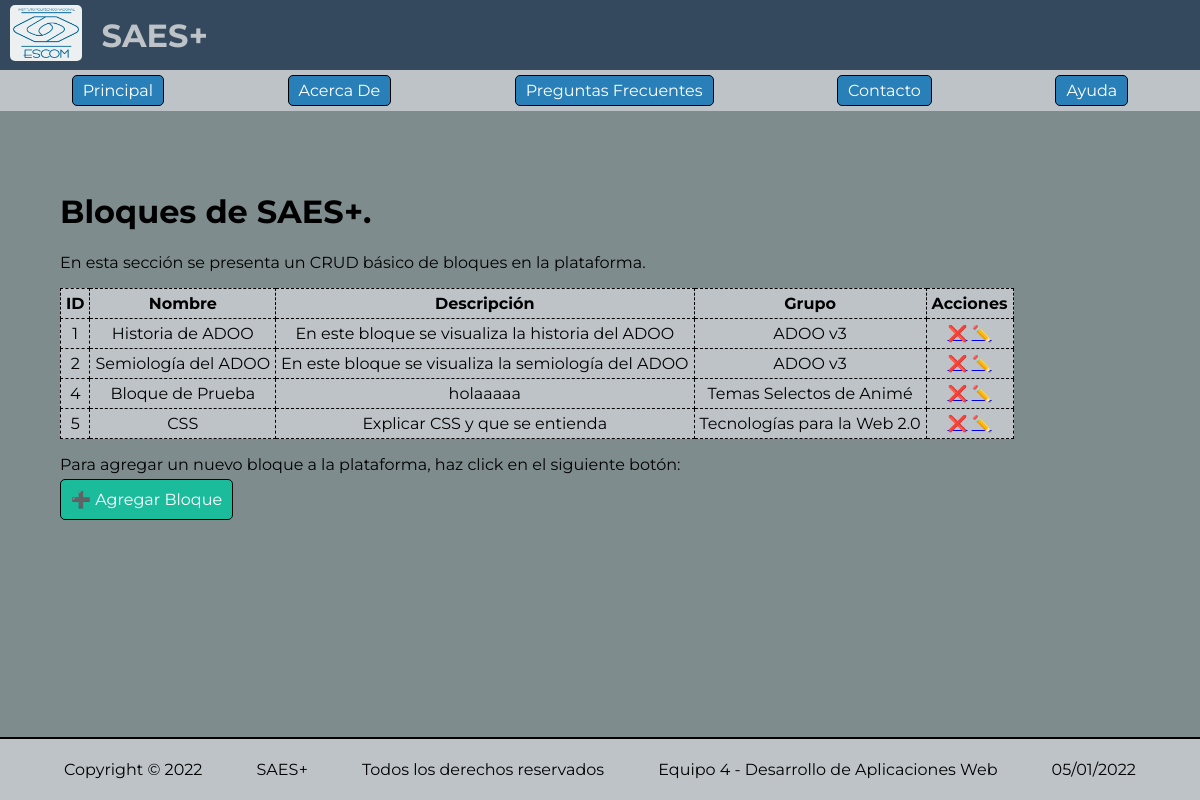
The page /admin/bloques.php on the database its author committed.
### tables this page shows
CREATE TABLE `bloques` (
  `id` int NOT NULL AUTO_INCREMENT,
  `nombre` varchar(100) NOT NULL,
  `descripcion` varchar(100) NOT NULL,
  `id_grupo` int NOT NULL,
  PRIMARY KEY (`id`)
);

CREATE TABLE `grupos` (
  `id` int NOT NULL AUTO_INCREMENT,
  `nombre` varchar(100) NOT NULL,
  PRIMARY KEY (`id`)
);

### src/sesion.php (called while the page is built, shortened)
<?php
$sesion_iniciada = isset($_SESSION["sesion_iniciada"]);

### src/bloque/db_bloque.php (called while the page is built, shortened)
<?php
include_once(dirname(dirname(dirname(__FILE__))) . "/src/db.php");
include_once(dirname(dirname(dirname(__FILE__))) . "/src/grupo/servicio_grupo.php");
class DBBloque
{
  private $conexion;
  public function __construct()
  {
    $claseConexion = new Conexion();
    $this->conexion = $claseConexion->obtenerConexion();
  }
  private function fila_a_modelo($fila_bloque)
  {
    $bloque = new Bloque();
    $bloque->id = $fila_bloque["id"];
    $bloque->nombre = $fila_bloque["nombre"];
    $bloque->descripcion = $fila_bloque["descripcion"];
    $bloque->id_grupo = $fila_bloque["id_grupo"];
    $servicio_grupo = new ServicioGrupo();
    $bloque->grupo = $servicio_grupo->obtenerGrupoPorID($bloque->id_grupo);
    return $bloque;
  }
  public function obtener_todos()
  {
    $consulta = "SELECT * FROM bloques";
    $resultado = $this->conexion->query($consulta);
    $bloques = array();
    while ($fila = $resultado->fetch_assoc()) {
      $bloques[] = $this->fila_a_modelo($fila);
    }
    return $bloques;
  }
}

### src/db.php (called while the page is built, shortened)
<?php
class Conexion
{
  private $db_con;
  public function __construct()
  {
    $this->db_con = new mysqli(Config::$db_host, Config::$db_user, Config::$db_pass, Config::$db_name);
  }
  public function obtenerConexion()
  {
    return $this->db_con;
  }
}

### src/bloque/servicio_bloque.php (called while the page is built, shortened)
<?php
include_once(dirname(dirname(dirname(__FILE__))) . "/src/bloque/db_bloque.php");
class ServicioBloque
{
  private $db_bloque;
  public function __construct()
  {
    $this->db_bloque = new DBBloque();
  }
  public function obtenerBloques()
  {
    return $this->db_bloque->obtener_todos();
  }
}

### src/grupo/db_grupo.php (called while the page is built, shortened)
<?php
include_once(dirname(dirname(dirname(__FILE__))) . "/src/db.php");
class DBGrupo
{
  private $conexion;
  public function __construct()
  {
    $claseConexion = new Conexion();
    $this->conexion = $claseConexion->obtenerConexion();
  }
  private function fila_a_modelo($fila_grupo)
  {
    $grupo = new Grupo();
    $grupo->id = $fila_grupo["id"];
    $grupo->nombre = $fila_grupo["nombre"];
    return $grupo;
  }
  public function obtenerGrupoPorID($id_grupo)
  {
    $consulta = "SELECT * FROM grupos WHERE id = " . $id_grupo . ";";
    $resultado = $this->conexion->query($consulta);
    return $this->fila_a_modelo($resultado->fetch_assoc());
  }
}

### src/grupo/servicio_grupo.php (called while the page is built, shortened)
<?php
include_once(dirname(dirname(dirname(__FILE__))) . "/src/grupo/db_grupo.php");
class ServicioGrupo
{
  private $db_grupo;
  public function __construct()
  {
    $this->db_grupo = new DBGrupo();
  }
  public function obtenerGrupoPorID($id_grupo)
  {
    $grupo = $this->db_grupo->obtenerGrupoPorID($id_grupo);
    return $grupo;
  }
}

### admin/bloques.php (the view, shortened to what this page needs)
<?php
require_once(dirname(dirname(__FILE__)) . '/src/componentes_ui/encabezado.php');
require_once(dirname(dirname(__FILE__)) . '/src/bloque/servicio_bloque.php');
$servicio = new ServicioBloque();
$bloques = $servicio->obtenerBloques();
?>
<link rel="stylesheet" href="/assets/css/bloques.css">
<div id="bloques">
  <h1>Bloques de <?php echo Config::$nombre_proyecto; ?>.</h1>
  <p>
    En esta sección se presenta un CRUD básico de bloques en la plataforma.
  </p>
  <div class="tabla-bloques">
    <table>
      <thead>
        <tr>
          <th>ID</th>
          <th>Nombre</th>
          <th>Descripción</th>
          <th>Grupo</th>
          <th>Acciones</th>
        </tr>
      </thead>
      <tbody>
        <?php
        foreach ($bloques as $bloque) {
        ?>
          <tr>
            <td><?php echo $bloque->id; ?></td>
            <td><?php echo $bloque->nombre; ?></td>
            <td><?php echo $bloque->descripcion; ?></td>
            <td><?php echo $bloque->grupo->nombre; ?></td>
            <td class="acciones">
              <a href="/acciones/admin/eliminar-bloque.php?id=<?php echo $bloque->id; ?>">❌</a>
              <a href="/admin/formulario-bloque.php?id=<?php echo $bloque->id; ?>">✏️</a>
            </td>
          </tr>
        <?php
        }
        ?>
      </tbody>
    </table>
  </div>
  <p>Para agregar un nuevo bloque a la plataforma, haz click en el siguiente botón:</p>
  <a class="agregar-bloque" href="/admin/formulario-bloque.php">➕ Agregar Bloque</a>
</div>
<?php require_once(dirname(dirname(__FILE__)) . '/src/componentes_ui/pie_de_pagina.php'); ?>

### src/componentes_ui/encabezado.php (shortened to what this page needs)
<?php
require_once(dirname(dirname(dirname(__FILE__))) . '/src/config.php');
?>
<!DOCTYPE html>
<html lang="en">
<head>
  <link rel="stylesheet" href="/assets/css/general.css">
</head>
<body>
  <?php require_once(dirname(dirname(dirname(__FILE__))) . '/src/componentes_ui/titulo.php'); ?>
  <?php require_once(dirname(dirname(dirname(__FILE__))) . '/src/componentes_ui/barra_navegacion.php'); ?>

### src/componentes_ui/titulo.php (shortened to what this page needs)
<?php
require_once(dirname(dirname(dirname(__FILE__))) . '/src/sesion.php');
?>
<link rel="stylesheet" href="/assets/css/titulo.css">
<div id="titulo">
  <a href="/">
    <img class="logo-titulo" src="/assets/img/logo-escom.png" alt="<?php echo Config::$nombre_proyecto; ?>" />
  </a>
  <h1 class="nombre-titulo"><?php echo Config::$nombre_proyecto; ?></h1>
</div>

### src/componentes_ui/barra_navegacion.php (shortened to what this page needs)
<?php
require_once(dirname(dirname(dirname(__FILE__))) . '/src/sesion.php');
?>
<link rel="stylesheet" href="/assets/css/barra_navegacion.css">
<div id="barra-navegacion">
  <?php
  if ($sesion_iniciada == true) {
    if ($sesion_tipo_usuario == Config::$rol_admin) {
  ?>
      <a class="elemento-menu <?php if (TITULO_PAGINA == 'Admin - Inicio') {
                                echo "elemento-menu-actual";
                              } ?>" href="/admin/index.php">Inicio</a>
      <div class="dropdown">
        <div class="elemento-menu <?php if (TITULO_PAGINA == 'Admin - Usuarios' || TITULO_PAGINA == 'Admin - Grupos' || TITULO_PAGINA == 'Admin - Progresos') {
                                    echo "elemento-menu-actual";
                                  } ?>">Gestión de Miembros y Grupos</div>
        <div class="dropdown-content">
          <a href="/admin/usuarios.php">Usuarios</a>
          <a href="/admin/grupos.php">Grupos</a>
          <a href="/admin/progresos.php">Progresos</a>
        </div>
      </div>
      <div class="dropdown">
        <div class="elemento-menu <?php if (TITULO_PAGINA == 'Admin - Bloques' || TITULO_PAGINA == 'Admin - Temas' || TITULO_PAGINA == 'Admin - SubTemas' || TITULO_PAGINA == 'Admin - Materiales') {
                                    echo "elemento-menu-actual";
                                  } ?>">Gestión de Contenido</div>
        <div class="dropdown-content">
          <a href="/admin/bloques.php">Bloques</a>
          <a href="/admin/temas.php">Temas</a>
          <a href="/admin/subtemas.php">Subtemas</a>
          <a href="/admin/materiales.php">Materiales</a>
        </div>
      </div>
      <a class="elemento-menu <?php if (TITULO_PAGINA == 'Admin - Perfil') {
                                echo "elemento-menu-actual";
                              } ?>" href="/admin/perfil.php">Perfil</a>
      <a class="elemento-menu <?php if (TITULO_PAGINA == 'Admin - Dudas') {
                                echo "elemento-menu-actual";
                              } ?>" href="/admin/dudas.php">Dudas (Soporte)</a>
      <a class="elemento-menu <?php if (TITULO_PAGINA == 'Admin - Ayuda') {
                                echo "elemento-menu-actual";
                              } ?>" href="/admin/ayuda.php">Ayuda</a>
    <?php
    } elseif ($sesion_tipo_usuario == Config::$rol_profesor) {
    ?>
      <a class="elemento-menu <?php if (TITULO_PAGINA == 'Profesor - Inicio') {
                                echo "elemento-menu-actual";
                              } ?>" href="/profesor/index.php">Inicio</a>
      <div class="dropdown">
        <div class="elemento-menu <?php if (TITULO_PAGINA == 'Profesor - Usuarios' || TITULO_PAGINA == 'Profesor - Grupos' || TITULO_PAGINA == 'Profesor - Progresos') {
                                    echo "elemento-menu-actual";
                                  } ?>">Gestión de Miembros y Grupos</div>
        <div class="dropdown-content">
          <a href="/profesor/usuarios.php">Usuarios</a>
          <a href="/profesor/grupos.php">Grupos</a>
          <a href="/profesor/progresos.php">Progresos</a>
        </div>
      </div>
      <div class="dropdown">
        <div class="elemento-menu <?php if (TITULO_PAGINA == 'Profesor - Bloques' || TITULO_PAGINA == 'Profesor - Temas' || TITULO_PAGINA == 'Profesor - SubTemas' || TITULO_PAGINA == 'Profesor - Materiales') {
                                    echo "elemento-menu-actual";
                                  } ?>">Gestión de Contenido</div>
        <div class="dropdown-content">
          <a href="/profesor/bloques.php">Bloques</a>
          <a href="/profesor/temas.php">Temas</a>
          <a href="/profesor/subtemas.php">Subtemas</a>
          <a href="/profesor/materiales.php">Materiales</a>
        </div>
      </div>
      <a class="elemento-menu <?php if (TITULO_PAGINA == 'Profesor - Perfil') {
                                echo "elemento-menu-actual";
                              } ?>" href="/profesor/perfil.php">Perfil</a>
      <a class="elemento-menu <?php if (TITULO_PAGINA == 'Profesor - Dudas') {
                                echo "elemento-menu-actual";
                              } ?>" href="/profesor/dudas.php">Dudas (Soporte)</a>
      <a class="elemento-menu <?php if (TITULO_PAGINA == 'Profesor - Ayuda') {
                                echo "elemento-menu-actual";
                              } ?>" href="/profesor/ayuda.php">Ayuda</a>
    <?php
    } else {
    ?>
      <a class="elemento-menu <?php if (TITULO_PAGINA == 'Alumno - Inicio') {
                                echo "elemento-menu-actual";
                              } ?>" href="/alumno/index.php">Inicio</a>
      <div class="dropdown">
        <div class="elemento-menu <?php if (TITULO_PAGINA == 'Alumno - Progreso' || TITULO_PAGINA == 'Alumno - Material') {
                                    echo "elemento-menu-actual";
                                  } ?>">Material Disponible</div>
        <div class="dropdown-content">
          <a href="/alumno/materiales.php">Materiales</a>
          <a href="/alumno/progresos.php">Mi Progreso</a>
        </div>
      </div>
      <a class="elemento-menu <?php if (TITULO_PAGINA == 'Alumno - Perfil') {
                                echo "elemento-menu-actual";
                              } ?>" href="/alumno/perfil.php">Perfil</a>
      <a class="elemento-menu <?php if (TITULO_PAGINA == 'Alumno - Dudas') {
                                echo "elemento-menu-actual";
                              } ?>" href="/alumno/dudas.php">Dudas (Soporte)</a>
      <a class="elemento-menu <?php if (TITULO_PAGINA == 'Alumno - Ayuda') {
                                echo "elemento-menu-actual";
                              } ?>" href="/alumno/ayuda.php">Ayuda</a>
    <?php
    }
  } else {
    ?>
    <a class="elemento-menu <?php if (TITULO_PAGINA == 'Inicio') {
                              echo "elemento-menu-actual";
                            } ?>" href="/">Principal</a>
    <a class="elemento-menu <?php if (TITULO_PAGINA == 'Acerca De') {
                              echo "elemento-menu-actual";
                            } ?>" href="/acerca-de.php">Acerca De</a>
    <a class="elemento-menu <?php if (TITULO_PAGINA == 'Preguntas Frecuentes') {
                              echo "elemento-menu-actual";
                            } ?>" href="/faq.php">Preguntas Frecuentes</a>
    <a class="elemento-menu <?php if (TITULO_PAGINA == 'Contacto') {
                              echo "elemento-menu-actual";
                            } ?>" href="/contacto.php">Contacto</a>
    <a class="elemento-menu <?php if (TITULO_PAGINA == 'Ayuda') {
                              echo "elemento-menu-actual";
                            } ?>" href="/ayuda.php">Ayuda</a>
  <?php
  }
  ?>
</div>

### src/componentes_ui/pie_de_pagina.php (shortened to what this page needs)
<?php
require_once(dirname(dirname(dirname(__FILE__))) . '/src/sesion.php');
?>
<link rel="stylesheet" href="/assets/css/footer.css">
<footer>
  <p>Copyright &copy; <?php echo date('Y'); ?></p>
  <p><?php echo Config::$nombre_proyecto; ?></p>
  <p>Todos los derechos reservados</p>
  <?php
  if ($sesion_iniciada == true) {
  ?>
    <p>Usuario: <?php echo $sesion_nombre_usuario . "(" . $sesion_tipo_usuario . ")"; ?></p>
  <?php } else { ?>
    <p>Equipo 4 - Desarrollo de Aplicaciones Web</p>
  <?php } ?>
  <p>
    <?php
    $fecha = date("d/m/Y");
    echo $fecha;
    ?>
  </p>
</footer>
</body>
</html>

### assets/css/general.css (style rules this page uses)
html, body { height: 100%; width: 100%; font-family: "Montserrat", sans-serif; border: 0; margin: 0; display: flex; flex-direction: column; align-items: stretch; flex-shrink: 0; }

### assets/css/titulo.css (style rules this page uses)
#titulo { display: flex; flex-direction: row; background-color: #34495e; padding: 5px 10px; }
.logo-titulo { max-height: 50px; background-color: #ecf0f1; padding: 3px; border-radius: 5px; }
.nombre-titulo { color: #bdc3c7; align-self: center; margin: 0; padding-left: 20px; flex-grow: 1; }

### assets/css/barra_navegacion.css (style rules this page uses)
#barra-navegacion { display: flex; flex-direction: row; background-color: #bdc3c7; padding: 5px 10px; justify-content: space-around; }
.elemento-menu { border: 1px solid black; border-radius: 5px; background-color: #2980b9; color: white; padding: 5px 10px; text-decoration: none; }

### assets/css/bloques.css (style rules this page uses)
#bloques { flex-grow: 1; background-color: #7f8c8d; padding: 5%; }
.tabla-bloques { text-align: center; }
.tabla-bloques > table, th, td { padding: 5px; border: 1px dashed black; }
table { background-color: #bdc3c7; border-collapse: collapse; }
.acciones { text-align: center; }
.agregar-bloque { padding: 10px; border: 1px solid black; background-color: #1abc9c; text-align: center; text-decoration: none; color: white; border-radius: 5px; }

### assets/css/footer.css (style rules this page uses)
footer { display: flex; flex-direction: row; background-color: #bdc3c7; padding: 5px 10px; justify-content: space-evenly; border-top: 2px solid black; flex-shrink: 0; }

### rows shown on the page
bloques: id "1", nombre "Historia de ADOO", descripcion "En este bloque se visualiza la historia del ADOO", id_grupo.nombre "ADOO v3"
bloques: id "2", nombre "Semiología del ADOO", descripcion "En este bloque se visualiza la semiología del ADOO", id_grupo.nombre "ADOO v3"
bloques: id "4", nombre "Bloque de Prueba", descripcion "holaaaaa", id_grupo.nombre "Temas Selectos de Animé"
bloques: id "5", nombre "CSS", descripcion "Explicar CSS y que se entienda", id_grupo.nombre "Tecnologías para la Web 2.0"

### other values the page prints
Config::$nombre_proyecto "SAES+"
